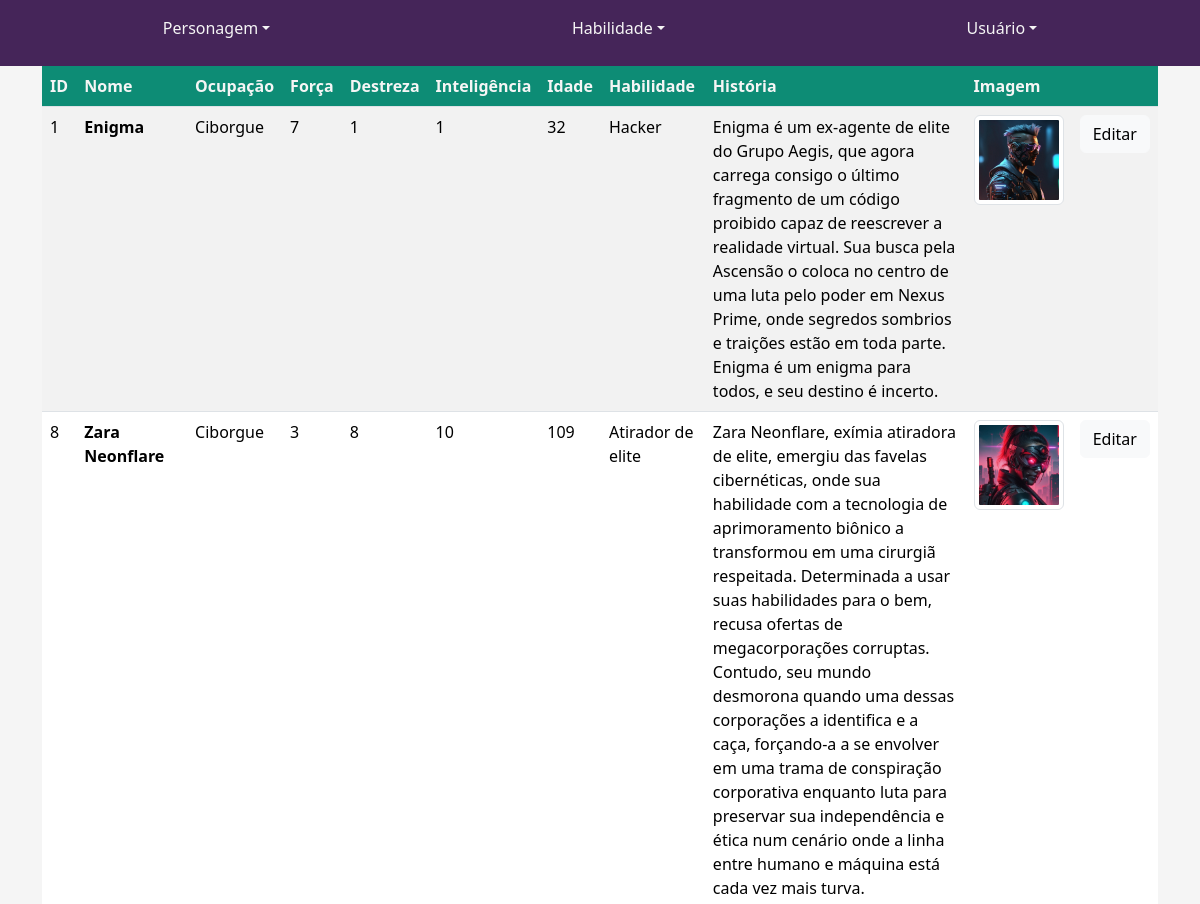
/admin (upper part), run on an earlier commit of the app's database.
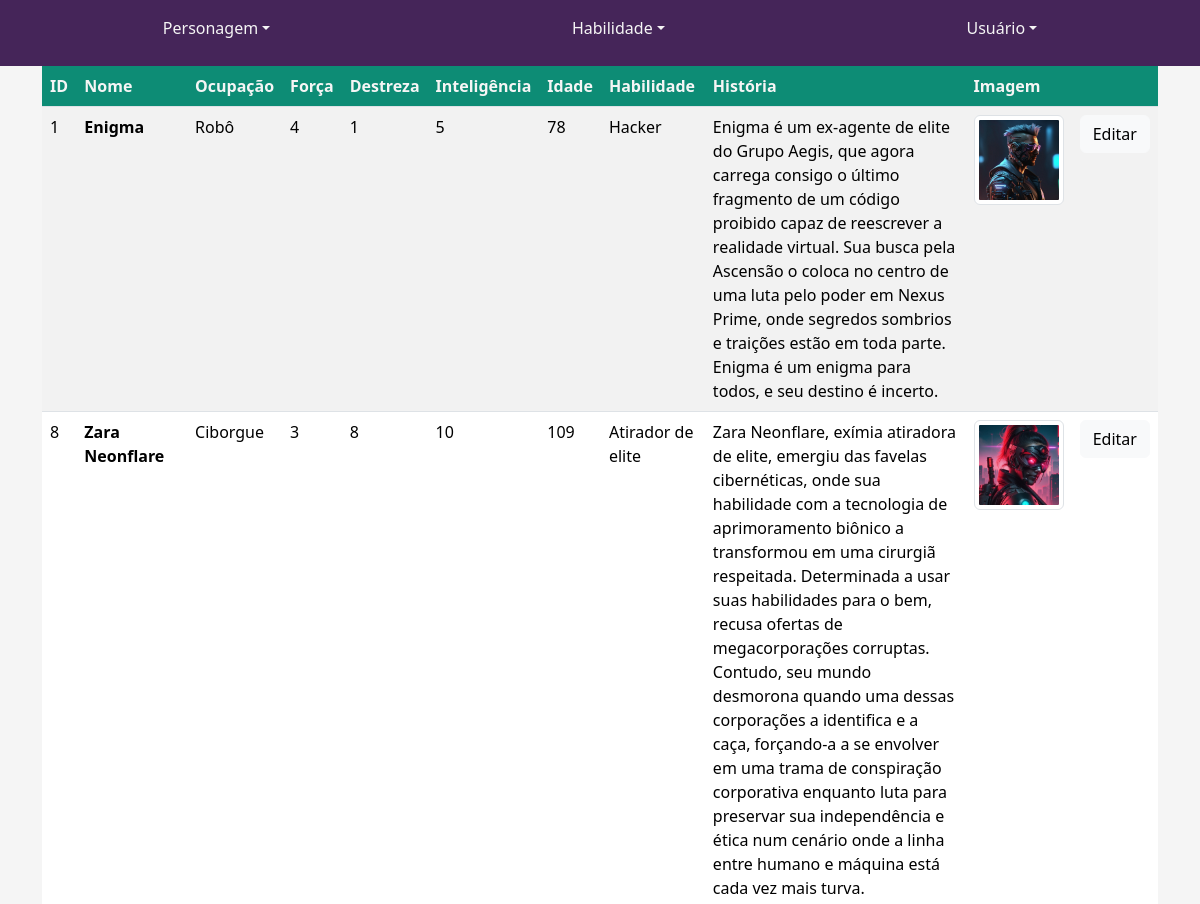
And on a later commit of the database.
### tables this page shows
CREATE TABLE "personagens" (
	"id"	integer,
	"nome"	text NOT NULL,
	"ocupacao"	text NOT NULL,
	"forca"	integer NOT NULL,
	"destreza"	integer NOT NULL,
	"inteligencia"	integer NOT NULL,
	"idade"	integer,
	"habilidade"	TEXT NOT NULL,
	"historia"	text,
	"imagem"	text,
	PRIMARY KEY("id" AUTOINCREMENT)
);

### app.py (the view)
@app.route("/admin")
def home_admin():
    lista_personagens = db_utils.retornar_personagens()
    return render_template(
        "admin/listar-personagens.html",
        personagens=lista_personagens,
    )

### db_utils.py (called while the page is built)
def retornar_personagens():
    try:
        conn = sqlite3.connect("database.db")
        cursor = conn.cursor()
        sql_select = "SELECT * FROM personagens"
        cursor.execute(sql_select)
        personagens = cursor.fetchall()
        conn.close()
        return personagens
    except:
        return False

### templates/admin/listar-personagens.html
{% extends 'base-admin.html' %}
{% block content %}
<div>
    <table class="table table-hover table-striped">
        <thead>
            <tr>
                <th>ID</th>
                <th>Nome</th>
                <th>Ocupação</th>
                <th>Força</th>
                <th>Destreza</th>
                <th>Inteligência</th>
                <th>Idade</th>
                <th>Habilidade</th>
                <th>História</th>
                <th>Imagem</th>
                <th></th>
            </tr>
        </thead>
        <tbody>
            {% for id, nome, ocupacao, forca, destreza, inteligencia, idade, habilidade, historia, imagem in personagens %}
            <tr>
                <td>{{ id }}</td>
                <td><strong>{{ nome }}</strong></td>
                <td>{{ ocupacao }}</td>
                <td>{{ forca }}</td>
                <td>{{ destreza }}</td>
                <td>{{ inteligencia }}</td>
                <td>{{ idade }}</td>
                <td>{{ habilidade }}</td>
                <td>{{ historia }}</td>
                <td>
                    {% if imagem %}
                        <img src="{{ imagem }}" alt="thumbnail" class="img-thumbnail">
                    {% else %}
                        <img src="https://images2.imgbox.com/68/3d/kEhAXnXQ_o.png" class="img-thumbnail" />
                    {% endif %}
                </td>
                <td> <a href="{{ url_for('editar_personagem', id = id)}}" class="btn btn-light">Editar</a></td>
            </tr>
            {% endfor %}
        </tbody>
    </table>
</div>
{% endblock %}

### templates/base-admin.html (shortened to what this page needs)
<!DOCTYPE html>
<html lang="pt-BR">
  <head>
    <link href="https://cdn.jsdelivr.net/npm/bootstrap@5.3.2/dist/css/bootstrap.min.css" rel="stylesheet">
    <link rel="stylesheet" href="/static/css/base-admin.css">
  </head>
  <body>
    <header>
      <nav class="navbar navbar-expand-lg rounded" aria-label="Tenth navbar example">
        <div class="container-fluid">
          <div class="collapse navbar-collapse justify-content-md-center" id="navbarsExample08">
            <ul class="navbar-nav">
              <li class="nav-item dropdown">
                <a class="nav-link dropdown-toggle" href="#" data-bs-toggle="dropdown" aria-expanded="false">Personagem</a>
              </li>
            </ul>
          </div>
          <div class="collapse navbar-collapse justify-content-md-center" id="navbarsExample08">
            <ul class="navbar-nav">
              <li class="nav-item dropdown">
                <a class="nav-link dropdown-toggle" href="#" data-bs-toggle="dropdown" aria-expanded="false">Habilidade</a>
              </li>
            </ul>
          </div>
          <div class="collapse navbar-collapse justify-content-md-center" id="navbarsExample08">
            <ul class="navbar-nav">
              <li class="nav-item dropdown">
                <a class="nav-link dropdown-toggle" href="#" data-bs-toggle="dropdown" aria-expanded="false">Usuário</a>
              </li>
            </ul>
          </div>
        </div>
      </nav>
    </header>
     <main class="container conteudo-principal">{% block content %}{% endblock %}</main>
  </body>
</html>

### static/css/base-admin.css (style rules this page uses)
* { margin: 0; font-family: inherit; box-sizing: border-box; }
body { background-color: whitesmoke; margin: 0; color: black; }
:root { --rosa: #E052F2; --roxo: #452559; --lilas: #532A8C; --preto: #0A0A0D; --verde: #0D8C75; }
header, footer { background-color: #452559; }
footer p, .nav-link { color: whitesmoke }
.table th, td { color: whitesmoke; background-color: #0D8C75; align-items: center; }
.table th, td, tr { color: whitesmoke; background-color: #0D8C75; align-items: center; }
input, a { margin-bottom: 10px; }
a { text-decoration: none; }

What changed in the data, as far as the page shows it:
changed personagens "Enigma": ocupacao "Ciborgue" → "Robô"; forca "7" → "4"; inteligencia "1" → "5"; idade "32" → "78"
